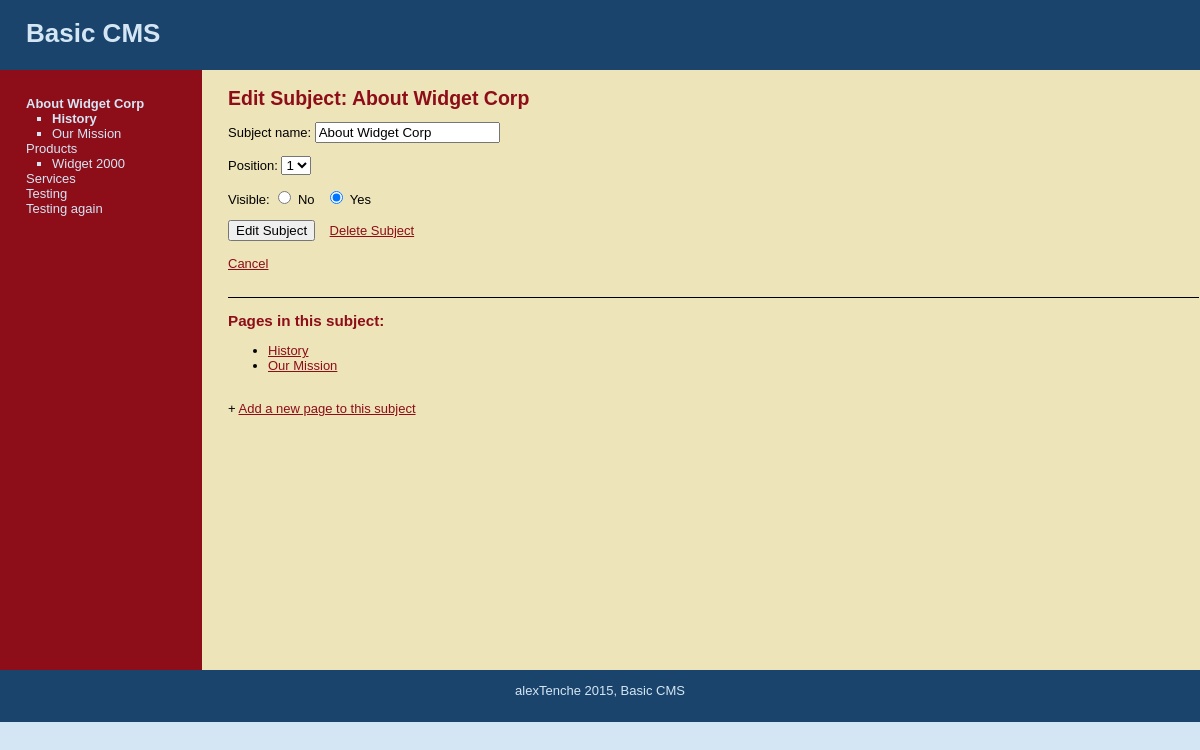
Page /basicCMS/edit_subject.php?subj=1 (signed in) on the committed database.
### tables this page shows
CREATE TABLE IF NOT EXISTS `subjects` (
  `id` int(11) NOT NULL AUTO_INCREMENT,
  `menu_name` varchar(30) NOT NULL,
  `position` int(3) NOT NULL,
  `visible` tinyint(1) NOT NULL,
  PRIMARY KEY (`id`)
);

CREATE TABLE IF NOT EXISTS `pages` (
  `id` int(11) NOT NULL AUTO_INCREMENT,
  `subject_id` int(11) NOT NULL,
  `menu_name` varchar(30) NOT NULL,
  `position` int(3) NOT NULL,
  `visible` tinyint(1) NOT NULL,
  `content` text NOT NULL,
  PRIMARY KEY (`id`)
);

### basicCMS/edit_subject.php (the view, shortened to what this page needs)
<?php
require_once("includes/connection.php");
require_once("includes/functions.php");
find_selected_page();
include("includes/header.php");?>
<table id="structure">
	<tr>
		<td id="navigation">
			<?php echo navigation($sel_subject, $sel_page); ?>
		</td>
		<td id="page">
			<h2>Edit Subject: <?php echo $sel_subject['menu_name']; ?></h2>
			<form action="edit_subject.php?subj=<?php echo urlencode($sel_subject['id']); ?>" method="post">
				<p>Subject name:
					<input type="text" name="menu_name" value="<?php echo $sel_subject['menu_name']; ?>" id="menu_name">
				</p>
				<p>Position:
					<select name="position">
						<?php $subject_set = get_all_subjects();
						$subject_count = mysqli_num_rows($subject_set);
						for($count=1; $count <= $subject_count+1; $count++) {
							echo "<option value=\"{$count}\"";
							if ($sel_subject['position'] == $count) {
								echo " selected";
							}
							echo ">{$count}</option>";
						}?>
					</select>
				</p>
				<p>Visible:
					<input type="radio" name="visible" value="0" <?php if ($sel_subject['visible'] == 0){echo " checked";}?> > No
					&nbsp;
					<input type="radio" name="visible" value="1" <?php if ($sel_subject['visible'] == 1){echo " checked";}?> > Yes
				</p>
				<input type="submit" name="submit" value="Edit Subject" />
				<a href="delete_subject.php?subj=<?php echo urlencode($sel_subject['id']); ?>" onclick="return confirm('Are you sure?');">Delete Subject</a>
			</form>
			<br>
			<a href="content.php">Cancel</a>
			<div style="margin-top: 2em; border-top: 1px solid #000000;">
				<h3>Pages in this subject:</h3>
				<ul>
					<?php $subject_pages = get_pages_for_subject($sel_subject['id']);
					while($page = mysqli_fetch_array($subject_pages)) {
						echo "<li><a href=\"content.php?page={$page['id']}\">{$page['menu_name']}</a></li>";
					}?>
				</ul>
				<br>
				+ <a href="new_page.php?subj=<?php echo $sel_subject['id']; ?>">Add a new page to this subject</a>
			</div>
		</td>
	</tr>
</table>
<?php require("includes/footer.php"); ?>

### basicCMS/includes/functions.php (shortened to what this page needs)
<?php
function get_all_subjects($public = true) {
	global $connection;
	$query = "SELECT * FROM subjects ";
	if ($public) {
		$query .= "WHERE visible = 1 ";
	}
	$query .= " ORDER BY position ASC";
	$subject_set = mysqli_query($connection, $query);
	return $subject_set;
}
function get_pages_for_subject($subject_id, $public = true) {
	global $connection;
	$query = "SELECT * FROM pages WHERE subject_id = {$subject_id} ";
	if($public){
		$query .= " AND visible = 1 ";
	}
	$query .= " ORDER BY position ASC";
	$page_set = mysqli_query($connection, $query);
	return $page_set;
}
function get_subject_by_id($subject_id){
	global $connection;
	$query = "SELECT * FROM subjects WHERE id=" . $subject_id ." LIMIT 1";
	$result_set = mysqli_query($connection, $query);
	if ($subject = mysqli_fetch_array($result_set)) {
		return $subject;
	} else {
		return NULL;
	}
}
function get_default_page($subject_id) {
	$page_set = get_pages_for_subject($subject_id, true);
	if ($first_page = mysqli_fetch_array($page_set)) {
		return $first_page;
	} else {
		return NULL;
	}
}
function find_selected_page() {
	if (isset($_GET['subj'])) {
		$sel_subject = get_subject_by_id($_GET['subj']);
		$sel_page = get_default_page($sel_subject['id']);
	} elseif (isset($_GET['page'])) {
		$sel_subject = NULL;
		$sel_page = get_page_by_id($_GET['page']);
	} else {
		$sel_subject = NULL;
		$sel_page = NULL;
	}
}
function navigation($sel_subject, $sel_page, $public = false) {
	$output = '<ul class="subjects">';
	$subject_set = get_all_subjects($public);
	while ($subject = mysqli_fetch_array($subject_set)) {
		$output .= '<li';
		if ($subject['id'] == $sel_subject['id']){
			$output .= ' class="selected"';
		}
		$output .= '><a href="edit_subject.php?subj=' . urlencode($subject["id"]) . '">'. $subject["menu_name"].'</a></li>';
		$page_set = get_pages_for_subject($subject["id"], $public);
		$output .= '<ul class="pages">';
		while ($page = mysqli_fetch_array($page_set)) {
			$output .= '<li';
			if ($page['id'] == $sel_page['id']) {
				$output .= ' class="selected"';
			}
			$output .= '><a href="content.php?page=' . urlencode($page["id"]) . '">'. $page["menu_name"].'</a></li>';
		}
		$output .= "</ul>";
	}
	$output .= "</ul>";
	return $output;
}

### basicCMS/css/public.css (style rules this page uses)
html { height: 100%; width: 100%; }
body { width: 100%; height: 100%; margin: 0px; padding: 0px; border: 0px; font-family: Verdana, Arial, Helvetica, sans-serif; background: #D4E6F4; font-size: 13px; line-height: 15px; }
table, tr, td { border-collapse: collapse; vertical-align: top; font-size: 13px; line-height: 15px; }
a { color: #8D0D19; }
#structure { height: 600px; width: 100%; }
#navigation { width: 150px; padding: 1em 2em; color: #D4E6F4; background: #8D0D19; }
#navigation a { color: #D4E6F4; text-decoration: none; }
ul.subjects { padding-left: 0; list-style: none; }
ul.pages { padding-left: 2em; list-style: square; }
.selected { font-weight: bold; }
#page { padding-left: 2em; vertical-align: top; background: #EEE4B9; }
#page h2 { color: #8D0D19; margin-top: 1em; }
#page h3 { color: #8D0D19; }

### rows in the picture
subjects: menu_name "About Widget Corp", position "1", visible "☑"
pages: menu_name "History"
pages: menu_name "Our Mission"
subjects: menu_name "Products"
pages: menu_name "Widget 2000"
subjects: menu_name "Services"
subjects: menu_name "Testing"
subjects: menu_name "Testing again"
